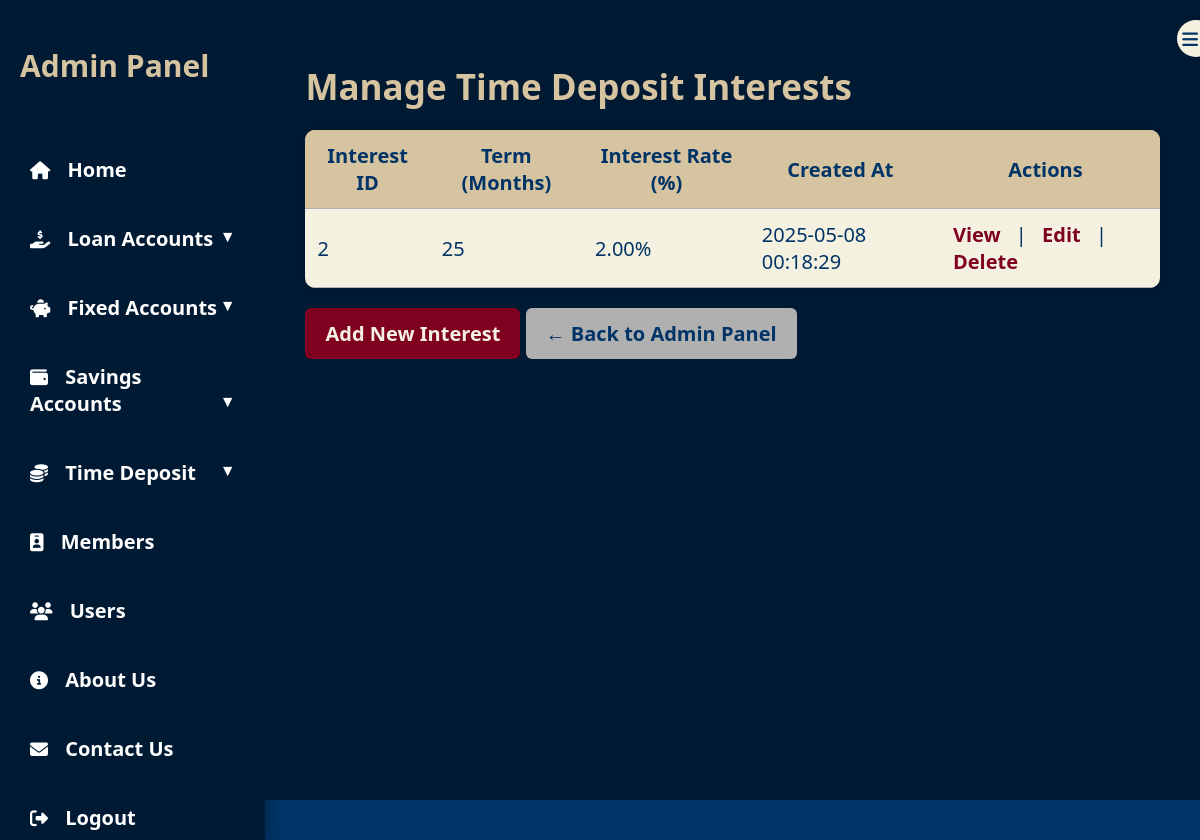
Screenshot of /timeDepositInterest_Page.php (signed in) with the database file from the repository.
### tables this page shows
CREATE TABLE `TIME_DEPOSIT_INTEREST` (
  `interest_id` int(11) NOT NULL,
  `term_months` int(11) NOT NULL,
  `interest_rate` decimal(5,2) NOT NULL,
  `created_at` datetime DEFAULT current_timestamp()
);

### public/timeDepositInterest_Page.php (the view, shortened to what this page needs)
<?php
require_once __DIR__ . '/../includes/db.php';
$query = "SELECT * FROM TIME_DEPOSIT_INTEREST ORDER BY created_at DESC";
$result = $conn->query($query);
?>
<!DOCTYPE html>
<html lang="en">
<head>
  <link rel="stylesheet" href="assets/css/admincss.css" />
  <link rel="stylesheet" href="https://cdnjs.cloudflare.com/ajax/libs/font-awesome/6.4.0/css/all.min.css" />
</head>
<body>
<div class="admin-container">
<nav class="sidebar" id="sidebar">
    <div class="toggle-btn" onclick="toggleSidebar()">
        <i class="fas fa-bars"></i>
    </div>
    <h2>Admin Panel</h2>
    <ul>
        <li><a href="adminPanel.php"><i class="fas fa-home"></i><span> Home</span></a></li>
        <li class="dropdown">
            <a href="#" class="dropdown-btn"><i class="fas fa-hand-holding-usd"></i><span> Loan Accounts</span></a>
        </li>
        <li class="dropdown">
            <a href="#" class="dropdown-btn"><i class="fas fa-piggy-bank"></i><span> Fixed Accounts</span></a>
        </li>
        <li class="dropdown">
            <a href="#" class="dropdown-btn"><i class="fas fa-wallet"></i><span> Savings Accounts</span></a>
        </li>
        <li class="dropdown">
            <a href="#" class="dropdown-btn"><i class="fas fa-coins"></i><span> Time Deposit</span></a>
        </li>
        <li><a href="member_Page.php"><i class="fas fa-id-badge"></i><span> Members</span></a></li>
        <li><a href="user_Page.php"><i class="fas fa-users"></i><span> Users</span></a></li>
        <li><a href="about_Page.php"><i class="fas fa-info-circle"></i><span> About Us</span></a></li>
        <li><a href="contact_Page.php"><i class="fas fa-envelope"></i><span> Contact Us</span></a></li>
        <li>
            <a href="logout.php" onclick="return confirm('Are you sure you want to logout?');">
                <i class="fas fa-sign-out-alt"></i><span> Logout</span>
            </a>
        </li>
    </ul>
</nav>
<main class="main-content">
  <h1>Manage Time Deposit Interests</h1>
  <table>
    <thead>
      <tr>
        <th>Interest ID</th>
        <th>Term (Months)</th>
        <th>Interest Rate (%)</th>
        <th>Created At</th>
        <th>Actions</th>
      </tr>
    </thead>
    <tbody>
      <?php while ($row = $result->fetch_assoc()): ?>
      <tr>
        <td><?= $row['interest_id'] ?></td>
        <td><?= $row['term_months'] ?></td>
        <td><?= number_format($row['interest_rate'], 2) ?>%</td>
        <td><?= $row['created_at'] ?></td>
        <td>
          <a href="#" class="view-btn"
             data-id="<?= $row['interest_id'] ?>"
             data-term="<?= $row['term_months'] ?>"
             data-rate="<?= number_format($row['interest_rate'], 2) ?>"
             data-date="<?= $row['created_at'] ?>">View</a>
          |
          <a href="edit_timeDepositInterest.php?interest_id=<?= $row['interest_id'] ?>">Edit</a>
          |
          <a href="delete_timeDepositInterest.php?interest_id=<?= $row['interest_id'] ?>"
             onclick="return confirm('Are you sure you want to delete this interest record?');">Delete</a>
        </td>
      </tr>
      <?php endwhile; ?>
    </tbody>
  </table>
  <a href="add_timeDepositInterest.php" class="login-btn">Add New Interest</a>
  <a href="adminPanel.php" class="login-btn" style="background-color: var(--gray); color: var(--navy);">← Back to Admin Panel</a>
</main>
</body>
</html>

### public/assets/css/admincss.css (style rules this page uses)
:root { --navy: #003366; --yellowish: #D6C4A1; --gray: #B0B0B0; --burgundy: #800020; --cream: #F4F1E1; --dark-bg: #001A33; --hover-highlight: #D6C4A1; }
body { margin: 0; font-family: "Segoe UI", sans-serif; font-size: 20px; background-color: var(--navy); color: var(--cream); height: 100vh; display: flex; }
.admin-container { display: flex; width: 100%; }
.sidebar { width: 260px; background-color: var(--dark-bg); padding: 20px; display: flex; flex-direction: column; height: 100vh; transition: width 0.3s ease-in-out; overflow: hidden; box-shadow: 2px 0 10px rgba(0,0,0,0.3); }
.sidebar h2 { color: var(--yellowish); font-size: 30px; margin-bottom: 40px; transition: opacity 0.3s; }
.sidebar ul { list-style: none; padding: 0; }
.sidebar li { margin-bottom: 22px; position: relative; }
.sidebar a { color: var(--cream); text-decoration: none; font-weight: bold; display: flex; align-items: center; padding: 10px; border-radius: 8px; transition: background-color 0.2s, transform 0.2s; }
.sidebar i { margin-right: 12px; font-size: 18px; transition: margin 0.3s; }
.toggle-btn { position: absolute; top: 20px; right: -15px; background-color: var(--cream); color: var(--navy); border-radius: 50%; padding: 5px; cursor: pointer; box-shadow: 0 0 5px rgba(0,0,0,0.2); transition: background 0.3s; }
.main-content h1 { font-size: 35px; margin-bottom: 10px; color: var(--yellowish); }
.main-content { flex-grow: 1; padding: 40px; background-color: #002244; transition: margin-left 0.3s ease; }
.main-content h1 { font-size: 32px; margin-bottom: 20px; color: var(--yellowish); }
.sidebar ul .dropdown > a:after { content: " ▼"; float: right; font-size: 0.8em; }
.sidebar ul li a { display: block; padding: 10px; color: #fff; text-decoration: none; }

### public/timeDepositInterest_Page.php (style rules this page uses)
:root { --navy: #003366; --yellowish: #D6C4A1; --gray: #B0B0B0; --burgundy: #800020; --cream: #F4F1E1; }
body { background-color: var(--navy); color: var(--cream); display: flex; height: 100vh; }
.main-content { flex-grow: 1; padding: 40px; background-color: #001a33; overflow-y: auto; }
.main-content h1 { font-size: 35px; margin-bottom: 20px; color: var(--yellowish); }
table { width: 100%; border-collapse: collapse; background-color: var(--cream); color: var(--navy); border-radius: 10px; overflow: hidden; box-shadow: 0 0 10px rgba(0,0,0,0.2); }
thead { background-color: var(--yellowish); }
th, td { padding: 12px; border-bottom: 1px solid var(--gray); }
td a { text-decoration: none; font-weight: bold; color: var(--burgundy); padding: 6px 10px; border-radius: 4px; }
.login-btn { display: inline-block; padding: 12px 20px; background-color: var(--burgundy); color: var(--cream); text-decoration: none; font-weight: bold; border-radius: 6px; margin-top: 20px; transition: 0.3s; }

### rows the page displays
time_deposit_interest: interest_id "2", term_months "25", interest_rate "2.00", created_at "2025-05-08 00:18:29"
